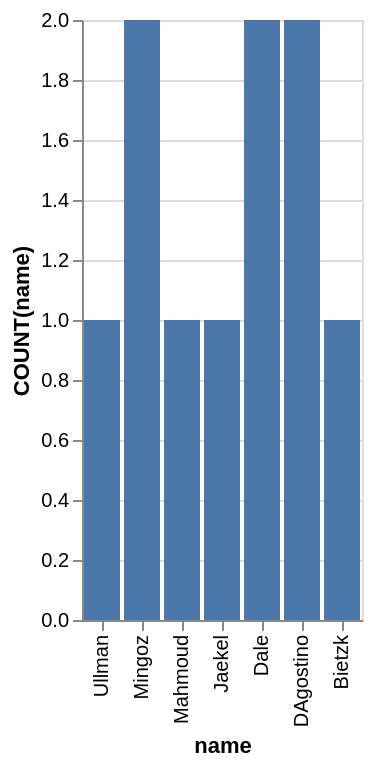

This figure's Vega-Lite source:
### Vega-Lite specification from a JSON file in a GitHub repository (floating-point values rounded to 4 significant figures)
{"data": {"values": [{"x_data": "Bietzk", "y_data": 1}, {"x_data": "DAgostino", "y_data": 2}, {"x_data": "Dale", "y_data": 2}, {"x_data": "Jaekel", "y_data": 1}, {"x_data": "Mahmoud", "y_data": 1}, {"x_data": "Mingoz", "y_data": 2}, {"x_data": "Ullman ", "y_data": 1}]}, "mark": "bar", "encoding": {"x": {"field": "x_data", "type": "nominal", "title": "name", "sort": "descending"}, "y": {"field": "y_data", "type": "quantitative", "title": "COUNT(name)"}}}
